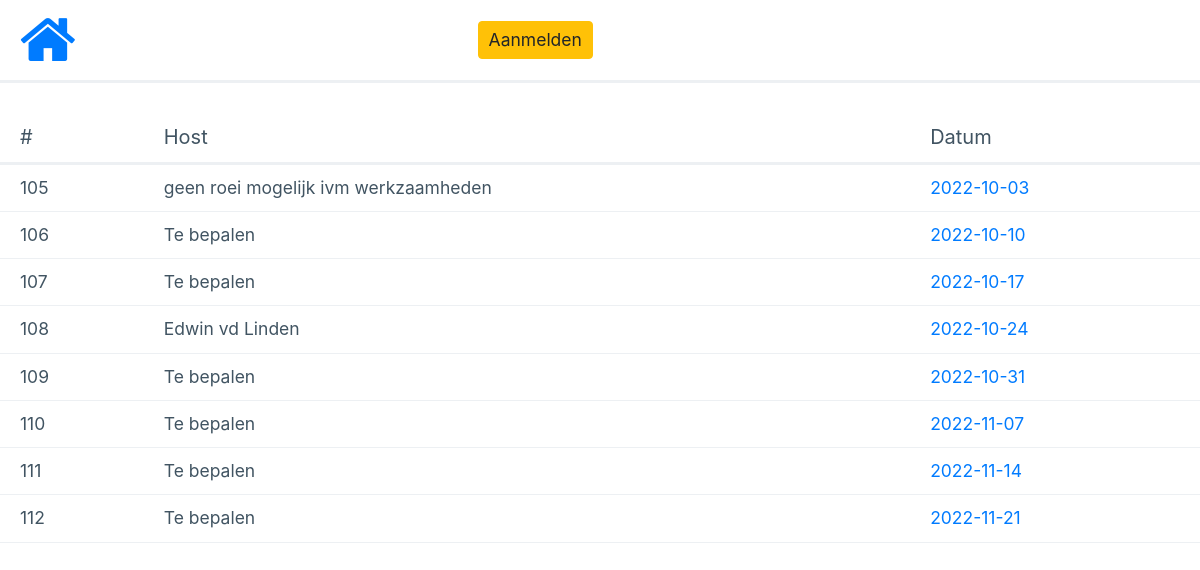
/events/, run on an earlier commit of the app's database.
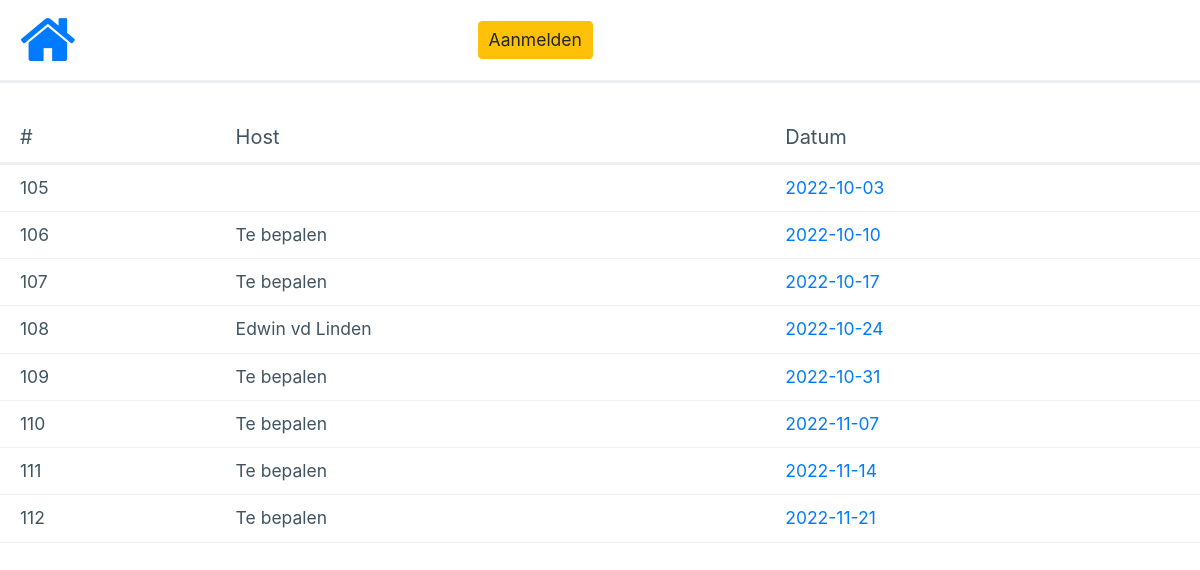
And on a later commit of the database.
### beatrix/models.py (models this page shows, shortened)
class Flexevent(models.Model):
    id = models.AutoField(primary_key=True)
    event_text = models.CharField(max_length=200)
    pub_date = models.CharField(max_length=35)
    pub_time = models.CharField(max_length=35)
    dagnaam = models.CharField(max_length=35, default='10:00')
    flexhost = models.CharField(max_length=135, default='-')
    lid = models.ManyToManyField(Person,through='Flexlid')  ##, on_delete=models.SET_NULL, null=True)

### beatrix/views.py (the view)
# urls.py: path('events/', AanmeldView.as_view(), name='aanmelden'),
class AanmeldView(ListView):
    template_name='beatrix/aanmeldview.html'
    queryset=Flexevent.objects.all()
    def get_context_data(self, **kwargs):
        x=0
        year=int(date.today().strftime('%Y'))
        month = int(date.today().strftime('%m'))
        volgendemaand=month
        monthend=[0,31,28,31,30,31,30,31,31,30,31,30,31] #jfmamjjasond
        x+=1
        if month <= 12 and x==0: volgendemaand=month+1
        einde=monthend[volgendemaand]
        end=date(year,month,einde)
        beginmonth = 1 #int(date.today().strftime('%m'))
        endmonth = 12 # int(date.today().strftime('%m'))
        monthend=[0,31,28,31,30,31,30,31,31,30,31,30,31] #jfmamjjasond
        einde=monthend[endmonth]
        x=100
        start=date(year,beginmonth,1)
        end=date(year,endmonth,einde)
        start=date(year,beginmonth,1)
        rooster=Flexevent.objects.filter(pub_date__range=[start, end])
        roostergedeeltelijk=Flexevent.objects.filter(pub_date__range=[start, end])[:x]
        print(x,einde)
        context = {
        'rooster': roostergedeeltelijk,
        }
        return context

### beatrix/templates/beatrix/aanmeldview.html (shortened to what this page needs)
{% extends 'base.html' %}
{% block content %}
<form>
{% load static %}
         <table class="datum-table">
              <thead>
                <tr>
                  <th>#</th>
                  <th>Host</th>
                  <th>Datum</th>
                </tr>
              </thead>
                   <tbody>
                     {% for h in rooster %}
                     <tr class="active-row">
                    <td> {{h.id}} </td>
                    <td> {{h.flexhost}} </td>
                             <td><a href="{% url 'vote' h.id %}">{{h.pub_date}}</a></td>
                             {% endfor %}
                         </tr>
                      </tbody>
     </table>
</form>
{% endblock  %}

What changed in the data, as far as the page shows it:
changed Flexevent id 105: flexhost "geen roei mogelijk ivm werkzaamheden" → (not shown)
